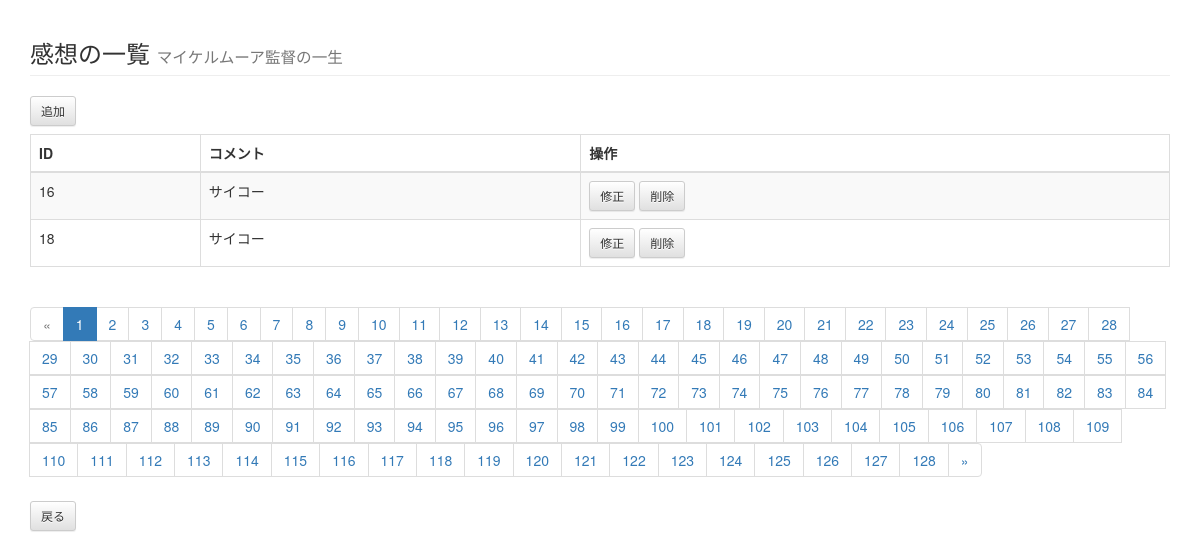
Page /cms/impression/6/ on the committed database.
### cms/models.py (models this page shows, shortened)
class Book(models.Model):
    name = models.CharField('書籍名', max_length=255)
    publisher = models.CharField('出版社', max_length=255, blank=True)
    page = models.IntegerField('ページ数', blank=True, default=0)

class Impression(models.Model):
    book = models.ForeignKey(Book, verbose_name='書籍', related_name='impressions', on_delete=models.CASCADE)
    comment = models.TextField('コメント', blank=True)

### cms/views.py (the view)
# urls.py: path('impression/<int:book_id>/', views.ImpressionList.as_view(), name='impression_list'),
class ImpressionList(generic.ListView):
    context_object_name = 'impressions'
    template_name = 'cms/impression_list.html'
    paginate_by = 2  # 1ページは最大2件ずつでページングする
    def get(self, request, *args, **kwargs):
        book = get_object_or_404(Book, pk=kwargs['book_id'])
        impressions = book.impressions.all().order_by('id')
        self.object_list = impressions
        context = self.get_context_data(object_list=self.object_list, book=book)
        return self.render_to_response(context)

### cms/templates/cms/impression_list.html (shortened to what this page needs)
{% extends "base.html" %}
{% block content %}
    <h3 class="page-header">感想の一覧
        <small>{{ book.name }}</small>
    </h3>
    <a href="{% url 'cms:impression_add' book_id=book.id %}" class="btn btn-default btn-sm">追加</a>
    <table class="table table-striped table-bordered">
        <thead>
        <tr>
            <th>ID</th>
            <th>コメント</th>
            <th>操作</th>
        </tr>
        </thead>
        <tbody>
        {% for impression in impressions %}
            <tr>
                <td>{{ impression.id }}</td>
                <td>{{ impression.comment|linebreaksbr }}</td>
                <td>
                    <a href="{% url 'cms:impression_mod' book_id=book.id impression_id=impression.id %}"
                       class="btn btn-default btn-sm">修正</a>
                    <button class="btn btn-default btn-sm del_confirm" data-toggle="modal" data-target="#deleteModal"
                            pk="{{ impression.id }}"
                            url="{% url 'cms:impression_del' book_id=book.id impression_id=impression.id %}">削除
                    </button>
                </td>
            </tr>
        {% endfor %}
        </tbody>
    </table>
    {% if is_paginated %}
        <ul class="pagination">
            {% if page_obj.has_previous %}
                <li><a href="?page={{ page_obj.previous_page_number }}">&laquo;</a></li>
            {% else %}
                <li class="disabled"><a href="#">&laquo;</a></li>
            {% endif %}
            {% for linkpage in page_obj.paginator.page_range %}
                {% ifequal linkpage page_obj.number %}
                    <li class="active"><a href="#">{{ linkpage }}</a></li>
                {% else %}
                    <li><a href="?page={{ linkpage }}">{{ linkpage }}</a></li>
                {% endifequal %}
            {% endfor %}
            {% if page_obj.has_next %}
                <li><a href="?page={{ page_obj.next_page_number }}">&raquo;</a></li>
            {% else %}
                <li class="disabled"><a href="#">&raquo;</a></li>
            {% endif %}
        </ul>
    {% endif %}
    <div>
        <a href="{% url 'cms:book_list' %}" class="btn btn-default btn-sm">戻る</a>
    </div>
{% endblock content %}

### cms/templates/base.html (shortened to what this page needs)
{% load staticfiles %}
<!DOCTYPE html>
<html lang="{{ LANGUAGE_CODE|default:"en-us" }}">
<head>
    <link href="{% static 'css/bootstrap.min.css' %}" rel="stylesheet">
    <link href="{% static 'css/bootstrap-theme.min.css' %}" rel="stylesheet">
</head>
<body>
<div class="container">
    {% block content %}{% endblock %}
</div>
</body>
</html>

### cms/templates/cms/impression_list.html (style rules this page uses)
table { margin-top: 8px; }

### rows in the picture
Book: name "マイケルムーア監督の一生"
Impression: id "16", comment "サイコー"
Impression: id "18", comment "サイコー"

### other values in the picture
{{ linkpage }} "1"
{{ linkpage }} "2" "3" "4" "5" "6" "7" "8" "9" "10" "11" "12" "13" "14" "15" "16" "17" "18" "19" "20" "21" "22" "23" "24" "25" "26" "27" "28" "29" "30" "31" "32" "33" "34" "35" "36" "37" "38" "39" "40" "41" "42" "43" "44" "45" "46" "47" "48" "49" "50" "51" "52" "53" "54" "55" "56" "57" "58" "59" "60" "61" "62" "63" "64" "65" "66" "67" "68" "69" "70" "71" "72" "73" "74" "75" "76" "77" "78" "79" "80" "81" "82" "83" "84" "85" "86" "87" "88" "89" "90" "91" "92" "93" "94" "95" "96" "97" "98" "99" "100" "101" "102" "103" "104" "105" "106" "107" "108" "109" "110" "111" "112" "113" "114" "115" "116" "117" "118" "119" "120" "121" "122" "123" "124" "125" "126" "127" "128"
